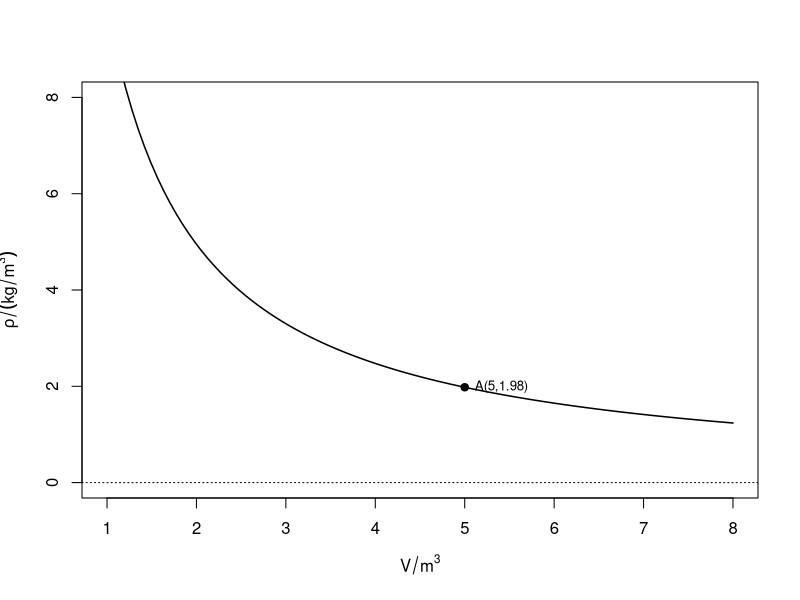
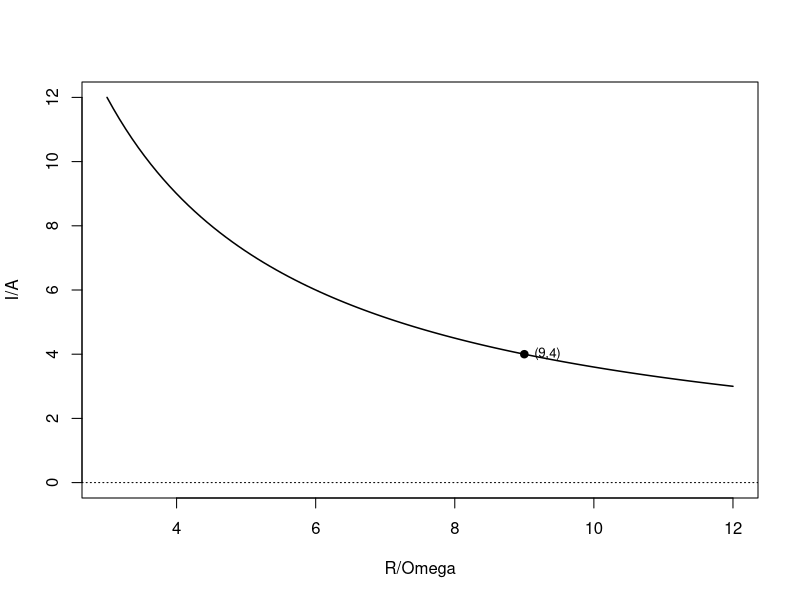

These figures' R source, in order:
setwd("C:/Users/18904/Github/junior-mathematics/codes")
if(!dir.exists("../figures"))dir.create("../figures")

# week159-1: rho=9.9/V through A(5,1.98)
draw1=function(){
  curve(9.9/x,1,8,lwd=1.5,xlab=expression(V/m^3),ylab=expression(rho/(kg/m^3)),ylim=c(0,8))
  abline(h=0,v=0,lty=3)
  points(5,1.98,pch=19)
  text(5,1.98,"A(5,1.98)",pos=4,cex=0.8)
}
cairo_pdf("../figures/week159-1.pdf",width=4,height=4,family="sans");draw1();dev.off()
svglite::svglite("../figures/week159-1.svg",width=4,height=4);draw1();dev.off()

# week159-2: I=36/R through (9,4)
draw2=function(){
  curve(36/x,3,12,lwd=1.5,xlab="R/Omega",ylab="I/A",ylim=c(0,12))
  abline(h=0,v=0,lty=3)
  points(9,4,pch=19)
  text(9,4,"(9,4)",pos=4,cex=0.8)
}
cairo_pdf("../figures/week159-2.pdf",width=4,height=4,family="sans");draw2();dev.off()
svglite::svglite("../figures/week159-2.svg",width=4,height=4);draw2();dev.off()
